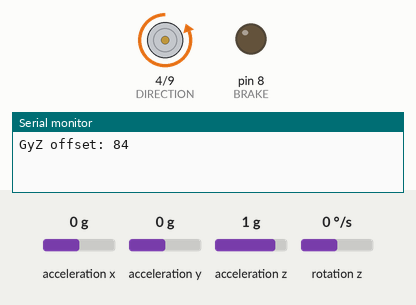
A sketch run on a simulated Arduino Nano, built with avr-gcc and run on an emulated ATmega328P. Shown: direction and speed pins drawn as motors (green arrow = direction pin HIGH = forward, orange = LOW = backward, longer = more drive), output pins drawn as LEDs (lit = HIGH), the last lines printed to the serial monitor. Wiring (inferred from the names in the program): MPU-6050 motion sensor at I2C address 0x68. Inputs (shaded band) come from the test bench; at power-on: acceleration y 0 g, rotation z 0 °/s, acceleration x 0 g, acceleration z 1 g.

Above: at 9.0 s.
9.1 s: acceleration y set to -0.2 g
At 10.0 s:
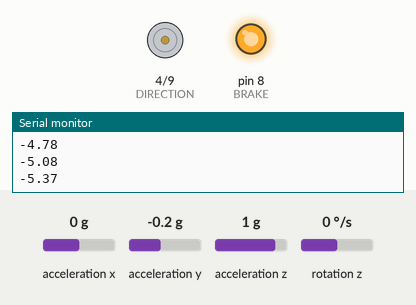
11.6 s: rotation z set to 100 °/s
At 12.9 s:
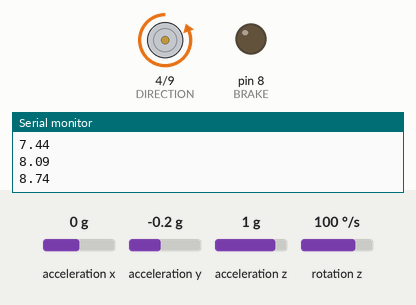
13.7 s: rotation z set to 0 °/s
At 15.58 s:
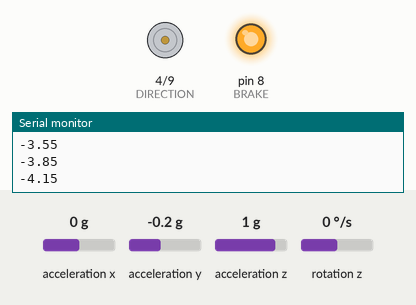
16.7 s: acceleration y set to 0 g
At 20.5 s:
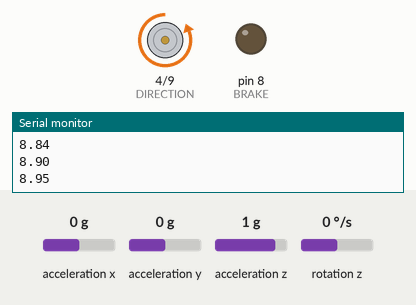
Timing chart, 0 to 20.7 s (numbered marks = the images above; inputs shaded):
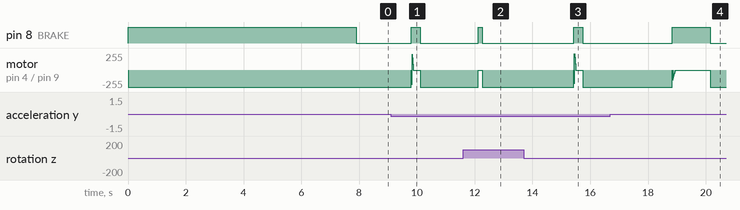

Measured:
- the behaviour switches between 0 and -0.1 g on acceleration y (found by bisection; images 0 and 1)
- after the input at 9.1 s, pin 8 (BRAKE): LOW → HIGH after 0.71 s, → LOW 0.31 s later
- after the input at 11.6 s, pin 8 (BRAKE): LOW → HIGH after 0.53 s, → LOW 0.14 s later; motor on pin 4 (DIRECTION) / pin 9 (PWM): backward 255/255 → stopped after 0.53 s, → backward 255/255 0.14 s later
- after the input at 13.7 s, pin 8 (BRAKE): LOW → HIGH after 1.7 s, → LOW 0.31 s later
- after the input at 16.7 s, pin 8 (BRAKE): LOW → HIGH after 2.1 s, → LOW 1.3 s later

The sketch:

final_capstone_code.ino
```cpp
#include <Wire.h>

// #include <ServoTimer2.h>          // Library uses timer 2 to derive servo pwm
#define STEERING_CENTER 1490      // Steering servo pulse width center position
#define DRIVING_CENTER 1500       // Driving servo pulse width static velocity
// ServoTimer2 steering_servo;       // Define servo objects to run using timer 2 of nano
// ServoTimer2 driving_servo;        // Define servo objects to run using timer 2 of nano

#define MPU6050       0x68        // IMU address
#define ACCEL_CONFIG  0x1C        // Accelerometer config address
#define GYRO_CONFIG   0x1B        // Gyro config address
#define PWR_MGMT_1    0x6B
#define PWR_MGMT_2    0x6C

#define BRAKE         8           // Reaction wheel motor Brake Pin
#define PWM           9          // Reaction wheel motor Speed Pin
#define DIRECTION     4           // Reaction wheel motor Direction Pin


const uint16_t PWM_FREQUENCY = 20000;                 // Reaction wheel motor driver requires a 20kHz PWM frequency
const uint16_t PWMVALUE = F_CPU / PWM_FREQUENCY / 2;  // Prescale for new pwm frequency

                      //Alternative Tunings
float P1 =  165.5313375; //165.53;   //159 // 150    //49.0  / 55.0 / defaults 75 //180/180/ 180
float I2 =  32.77424386; //32.77;  //44.25  //50    //0.6     //4.80  / 5.83 / defaults 5.25  //1/0.2/0.3
float D3 =   1.66511344; //1.6;   //1.2 //0.6   //0.085 / 0.07 / defaults 0.04  //1/1.5/ 2.5
float previous_integral = 0;
float previous_error = 0;
float integral;
float dirivative;
float error = 0;
int16_t skip = 7;     //Deadband compensation
float loop_time = 10; // 100 Hz

int pwm_s = 0;        // PWM send
byte dir;             // Direction
int32_t motor_speed;  // Motor Speed
uint32_t timer;       // Timer

long currentT, previousT_1, previousT_2, vertical_time = 0;
long driving_on_delay_time =    3000; // 3 seconds
long steering_on_delay_time =   8000; // 8 seconds
long steering_off_delay_time =  14500; // 13 seconds
long driving_off_delay_time =   19500; // 18 seconds

int16_t AcX, AcY, AcZ, GyZ, gyroZ; // Initialize IMU

// Sensor output scaling

#define accSens 0             // Accelerometer Sensitivity 0 = 2g, 1 = 4g, 2 = 8g, 3 = 16g
#define gyroSens 1            // Gyro Sensitivity 0 = 250rad/s, 1 = 500rad/s, 2 1000rad/s, 3 = 2000rad/s
#define Gyro_amount 0.996     // percentage of gyro used in the complementary filter

// IMU offset values derived with suggested defaults and experimentally
int16_t  AcX_offset = -750;
int16_t  AcY_offset = 360;
int16_t  AcZ_offset = 0;
int16_t  GyZ_offset = -84;
int32_t  GyZ_offset_sum = 0;

// Gyro Filter parameters

float alpha = 0.40;
float gyroZfilt;

float robot_angle;                // Calculated Robot angle
float Accel_angle;                // Accelerometer angle readout

bool vertical = false;            // True if within +-0.3deg of balanced position
bool driving_servo_set = true;   // Driving state for routine
bool steering_servo_set = true;  // Steering state for routine
bool vertical_check = false;      // Used to track instance of switching to vertical state
double dt;
unsigned long previousTime = 0;  // Previous time in milliseconds
unsigned long currentTime;      // Current time in milliseconds

uint8_t i2cData[14]; // I2C buffer

void setup() {
  Serial.begin(9600);

  // Set PWM frequency to 20kHz - Example derived from datasheet

  // Set up PWM, Phase and Frequency Correct on pin 9 (OC1A) & pin 10 (OC1B) with ICR1 as TOP using Timer1
  TCCR1B = (1 << WGM13) | (1 << CS10);  // Set PWM Phase and Frequency Correct with ICR1 as TOP and no prescaling
  ICR1 = PWMVALUE;                      // ICR1 is the TOP value - this is set so the frequency is equal to 20kHz

  // Clear OC1A/OC1B on compare match when up-counting - Set OC1A/OC1B on compare match when downcounting
  TCCR1A = (1 << COM1A1) | (1 << COM1B1);
  setPWM(400);
  previousTime = millis();  // Initialize the previous time

  // Reaction Wheel Pin Output Setup

  pinMode(PWM, OUTPUT);
  pinMode(BRAKE, OUTPUT);
  pinMode(DIRECTION, OUTPUT);
  digitalWrite(BRAKE, HIGH);
  delay(1000);
  angle_setup();

  // Servo pin and pulse width setup

  //  steering_servo.attach(5);
  //  driving_servo.attach(6);
  //  steering_servo.write(STEERING_CENTER);
  //  driving_servo.write(DRIVING_CENTER);

}

String run = "true";

void loop() {   // Main Loop
  //delay(5);//remove this later

  while(run == "false"){  //Don't run the program until data is recived from python
    Serial.println("not running");
    if (Serial.available() > 0){
      run = Serial.readString();
    }
  }


  currentT = millis();
    // Calculate time step
  currentTime = millis();
  dt = (currentTime - previousTime) / 1000.0;  // Convert to seconds
  if (currentT - previousT_1 >= loop_time) {
   // Tuning();         // Run Tuning subroutine
    angle_calc();     // Run Angle Calculator subroutine

    if (vertical) {
      digitalWrite(BRAKE, HIGH);    // Disable Brake
      gyroZ = GyZ / 131.0;          // Convert to deg/s

      // Filter Gyroscope and compute PWM send Using PID
      // Serial.print(gyroZ);

      gyroZfilt = alpha * gyroZ + (1 - alpha) * gyroZfilt;  //This is a low pass filter

      // Serial.print(gyroZfilt);
      // Serial.print(",");
      //Serial.println(robot_angle);
      error = robot_angle + 0.75;

      //pwm_s = -constrain(P1 * robot_angle + I2 * gyroZfilt + D3 * -motor_speed, -255, 255); //This isn't a full implementation of PID. Integral and dirivative is not calculated anywhere.
      integral = previous_integral + error*dt;
      //integral += robot_angle * dt;
      dirivative = ((error - previous_error)/dt);

      //clamping anti-windup on integral to prevent windup
      int uncont_pwm = P1 * error + integral*I2 + dirivative*D3; //Unconstrained pwm. only used for anti clamping
      if (uncont_pwm > 255 && error > 0){
        integral = previous_integral;
      }
      else if (uncont_pwm < -255 and error < 0){
        integral = previous_integral;
      }


      // Serial.print(1);
      // Serial.print(",");
      // Serial.print(1);
      // Serial.print(",");
      Serial.println((robot_angle));


      //constrain pwm sent to Motor_control
      pwm_s = -constrain(P1 * error + integral*I2 + dirivative*D3, -255, 255);


      // Serial.print(",");
      // Serial.println(integral*4);
      // Send computed pwm to motor control code
      Motor_control(pwm_s);
      motor_speed += pwm_s;

      // Routines
      // Drive forward
       if ((currentT - vertical_time >= driving_on_delay_time) && driving_servo_set == false) {
        //driving_servo.write(1000); // set driving_servo to a different value after 5 seconds
        previousT_2 = currentT;
        driving_servo_set = true;
      }
      //Steer
       if ((currentT - vertical_time >= steering_on_delay_time) && steering_servo_set == false) {
        //steering_servo.write(1800); // set driving_servo to a different value after 5 seconds
        previousT_2 = currentT;
        steering_servo_set = true;
      }
      //Stop Steering
       if ((currentT - vertical_time >= steering_off_delay_time) && steering_servo_set == true) {
        // steering_servo.write(STEERING_CENTER); // set driving_servo to a different value after 5 seconds
        previousT_2 = currentT;
        steering_servo_set = false;
      }
      //Stop Driving
      if ((currentT - vertical_time >= driving_off_delay_time) && driving_servo_set == true) {
        // driving_servo.write(DRIVING_CENTER); // set driving_servo to a different value after 5 seconds
        previousT_2 = currentT;
        driving_servo_set = false;
      }

    } else { // If bicycle is not actively balancing

      Motor_control(0);                       // Disable Reaction Wheel
      digitalWrite(BRAKE, LOW);               // Engage Brake Mode
      motor_speed = 0;                        // Set speed to 0
      driving_servo_set = false;              // Reset Driving Servo Tracker
      steering_servo_set = false;             // Reset Steering Servo Tracker
    }
    previous_error = error;
    previousT_1 = currentT;                   // Store time for tracking next iteration
    previousTime = currentTime;
    previous_integral = integral;
  }
}
```

functions.ino
```cpp
void writeTo(byte device, byte address, byte value) {
  Wire.beginTransmission(device);
  Wire.write(address);
  Wire.write(value);
  Wire.endTransmission(true);
}

void angle_setup() {  // Setup IMU Routine
  Wire.begin();
  delay(100);   // Allow 100ms compute time
  writeTo(MPU6050, PWR_MGMT_1, 0);
  writeTo(MPU6050, ACCEL_CONFIG, accSens << 3); // Scale Accelerometer based on selected sensitivity
  writeTo(MPU6050, GYRO_CONFIG, gyroSens << 3); // Scale Gyro based on selected sensitivity
  delay(100);   // Allow 100ms compute time

  for (int i = 0; i < 1024; i++) {    // Polling
    angle_calc();                     // Run Angle Calculator
    GyZ_offset_sum += GyZ;            // Integrate offset
    delay(5);                         // Loop at 200Hz
  }
  GyZ_offset = GyZ_offset_sum >> 10;  // Send calculated Offset
  Serial.print("GyZ offset: "); Serial.println(GyZ_offset);   // Display the calculated Offset
}

void angle_calc() {   // Angle Calculator Routine
  Wire.beginTransmission(MPU6050);

  Wire.write(0x3B);
  Wire.endTransmission(false);
  Wire.requestFrom(MPU6050, 4, true);

  AcX = Wire.read() << 8 | Wire.read();
  AcY = Wire.read() << 8 | Wire.read();

  Wire.beginTransmission(MPU6050);

  Wire.write(0x47);
  Wire.endTransmission(false);
  Wire.requestFrom(MPU6050, 2, true);
  GyZ = Wire.read() << 8 | Wire.read();

  AcX += AcX_offset;
  AcY += AcY_offset;
  AcZ += AcZ_offset;
  GyZ -= GyZ_offset;

  robot_angle += GyZ * loop_time / 1000 / 65.536;                                 // Unfused robot angle
  Accel_angle = atan2(AcY, -AcX) * 57.2958;                                       // angle from accel after unit conversion
  robot_angle = robot_angle * Gyro_amount + Accel_angle * (1.0 - Gyro_amount);    // Fused Robot Angle
  if (abs(robot_angle) > 9) vertical = false;                                     // Safety limit (+- 9 deg)
  vertical_check = vertical;                                                      // Vertical Tracking Variable

  if (abs(robot_angle) < 0.3) vertical = true;                                    // Starting limit (+- 0.3 deg)

  if (vertical == true && vertical_check == false){

   vertical_time = millis();      // Baseline time for routine timer
   //robot_angle= robot_angle - 2.5;
  }

  //Serial.print("Angle: "); Serial.println(robot_angle);
}

void setPWM(uint16_t dutyCycle) { // Set Reaction Wheel Duty Cycle derived from nano arduino nano Timer1
    OCR1A = dutyCycle;
}

void Motor_control(int pwm) { // four quadrant style motor control
  // Direction Sensing
  if (pwm <= 0) {
    digitalWrite(DIRECTION, LOW);
    pwm = -pwm;
  } else {
    digitalWrite(DIRECTION, HIGH);
  }

  // Deadzone Compensation
  if (pwm == 0){
  }
  else{
    pwm = map(pwm, 0, 255, skip, 255);    // Scaling to values outside of deadzone
  }
   setPWM(map(pwm, 0, 255, PWMVALUE, 0));
}

int Tuning() {
  if (!Serial.available())  return 0;       // Check for serial monitor input
  delay(2);
  char param = Serial.read();               // get parameter byte
  if (!Serial.available()) return 0;        // Check for serial monitor input
  char cmd = Serial.read();                 // get command byte
  Serial.flush();

  switch (param) {  //This lets the user adjust the P I and D values using the serial monitor. The code is incomplete. They pulled it from somewhere lol
    case 'p':                               //Proportional Tuner
      if (cmd == '+')    P1 += 1;
      if (cmd == '-')    P1 -= 1;
      printValues();
      break;

    case 'i':                               //Integral Tuner
      if (cmd == '+')    I2 += 0.01;
      if (cmd == '-')    I2 -= 0.01;
      printValues();
      break;

     case 'd':                               //Derivative Tuner
      if (cmd == '+')    D3 += 0.005;
      if (cmd == '-')    D3 -= 0.005;
      printValues();
      break;

    case 's':                               //Deadband Compensation Range Tuner
      if (cmd == '+')    skip += 1;
      if (cmd == '-')    skip -= 1;
      printValues();
      break;
  }
}

void printValues() {                        // Print Current Tuning Values
  Serial.print("P: "); Serial.print(P1);
  Serial.print(" I: "); Serial.print(I2);
  Serial.print(" D: "); Serial.print(D3, 3);
  Serial.print(" skip: "); Serial.println(skip);
}
```
